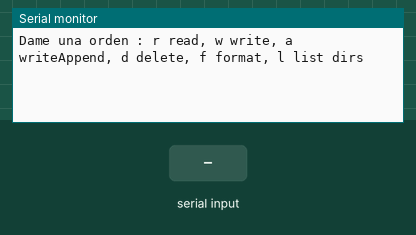
This sketch was run on a simulated Arduino Uno, built with avr-gcc and run on an emulated ATmega328P. Parts: the last lines printed to the serial monitor. The inputs (shaded band) are chosen by the test bench. Storage starts empty.

Above: at 1.2 s.
1.3 s: "r\n" received over Serial
At 2.1 s:
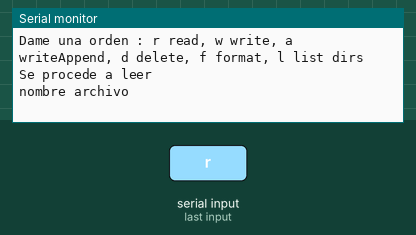
2.8 s: "w\n" received over Serial
At 4.9 s:
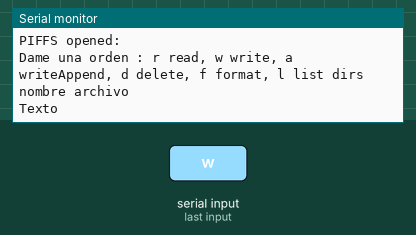
5.2 s: byte 114 ('r') received over Serial
At 6.9 s:
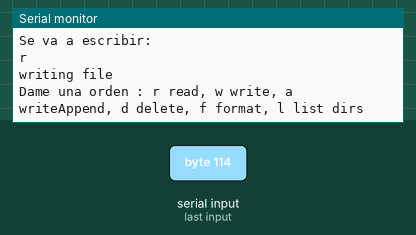
7.6 s: byte 108 ('l') received over Serial
At 8.8 s:
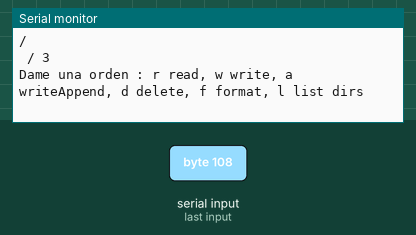
9.1 s: "d\n" received over Serial
At 10.9 s:
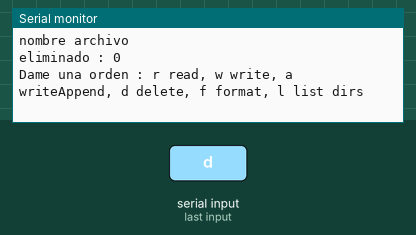

Measured:
- after the input at 1.3 s, the serial monitor: prints a new line at once (image 1)
- after the input at 2.8 s, the serial monitor: prints a new line after 1.0 s (image 2)
- after the input at 5.2 s, the serial monitor: prints a new line after 1.0 s (image 3)
- after the input at 7.6 s, the serial monitor: prints a new line at once (image 4)
- after the input at 9.1 s, the serial monitor: prints a new line at once (image 5)

The sketch:

fileSystem.ino
```cpp
#include "FS.h"

File f;


void setup() {
  Serial.begin(250000);
  SPIFFS.begin();
}
void readFile(String donde){
  SPIFFS.begin();
  String fi = "/" + donde;
  // always use this to "mount" the filesystem
  bool result = SPIFFS.begin();

  Serial.println("SPIFFS opened: " + result);
  // this opens the file "f.txt" in read-mode
  f = SPIFFS.open(fi, "r");

  if(f){
    Serial.println("File already exists");
      // we could open the file
      while(f.available()) {
        //Lets read line by line from the file
        String line = f.readStringUntil('\n');
        Serial.println(line);
    }
  }
  f.close();
  }

  void writeFile(String donde, String text){
    SPIFFS.begin();
    // open the file in write mode
    String fi = "/" + donde;
    // open the file in write mode
    f = SPIFFS.open(fi, "w");
    if (!f) {
      Serial.println("file creation failed");
    }else{
      Serial.println("writing file");
      f.println(text);
    }
    f.close();
  }
  void writeFileA(String donde, String text){
    SPIFFS.begin();
    // open the file in write mode
    String fi = "/" + donde;
    f = SPIFFS.open(fi, "a");
    if (!f) {
      Serial.println("file creation failed");
    }else{
      Serial.println("writing file");
      f.println(text);
    }
    f.close();
  }
  void delFile(String donde){
    SPIFFS.begin();
    String fi = "/" + donde;
    SPIFFS.remove(fi);
    Serial.print("eliminado : ");
    Serial.println(SPIFFS.exists(fi));
    }
  void formatSys(){
    SPIFFS.begin();
    SPIFFS.format();

  }
  void listFiles(){
    SPIFFS.begin();
    String str = "";
    Dir dir = SPIFFS.openDir("/");
    while (dir.next()) {
      str += dir.fileName();
      str += " / ";
      str += dir.fileSize();
      str += "\r\n";
    }
    Serial.println(str);
  }
  char hacer ;
  String texto;
void loop() {


  String content = "";
  String where = "";
  char character;
  char x;

  Serial.println("Dame una orden : r read, w write, a writeAppend, d delete, f format, l list dirs");

  while(Serial.available() == 0) { }  // There really is nothing between the {} braces
  x = Serial.read();

  if(x == 'r'){
    Serial.println("Se procede a leer");

    Serial.println("nombre archivo");
    while(Serial.available() == 0) {}
    where = Serial.readString();
    readFile(where);
  }
  else if(x == 'w'){
    Serial.println("nombre archivo");
    while(Serial.available() == 0) {}
    where = Serial.readString();

    Serial.println("Texto");
    while(Serial.available() == 0) {}  // There really is nothing between the {} braces
    content = Serial.readString();

    Serial.println("after, waiting");
    if (content != "") {
      Serial.println("Se va a escribir:");
      Serial.println(content);
      writeFile(where, content);
    }else{
      Serial.println(">>> NO HAY CONTENIDO <<<");
    }
  }
    else if(x == 'a'){
    Serial.println("nombre archivo");
    while(Serial.available() == 0) {}
    where = Serial.readString();

    Serial.println("Texto");
    while(Serial.available() == 0) {}  // There really is nothing between the {} braces
    content = Serial.readString();

    Serial.println("after, waiting");
    if (content != "") {
      Serial.println("Se va a escribir:");
      Serial.println(content);
      writeFileA(where, content);
    }else{
      Serial.println(">>> NO HAY CONTENIDO <<<");
    }
  }
  else if(x == 'd'){
    Serial.println("nombre archivo");
    while(Serial.available() == 0) {}
    where = Serial.readString();
    delFile(where);
  }
  else if(x == 'f'){
    formatSys();
  }
  else if(x == 'l'){
    listFiles();
  }
}
```
